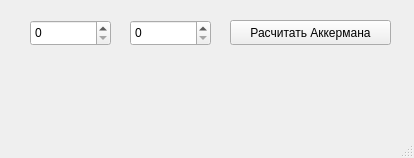
<?xml version="1.0" encoding="UTF-8"?>
<ui version="4.0">
 <class>MainWindow</class>
 <widget class="QMainWindow" name="MainWindow">
  <property name="geometry">
   <rect>
    <x>0</x>
    <y>0</y>
    <width>414</width>
    <height>158</height>
   </rect>
  </property>
  <property name="windowTitle">
   <string>MainWindow</string>
  </property>
  <widget class="QWidget" name="centralwidget">
   <widget class="QSpinBox" name="spinBox">
    <property name="geometry">
     <rect>
      <x>30</x>
      <y>20</y>
      <width>81</width>
      <height>26</height>
     </rect>
    </property>
   </widget>
   <widget class="QSpinBox" name="spinBox_2">
    <property name="geometry">
     <rect>
      <x>130</x>
      <y>20</y>
      <width>81</width>
      <height>26</height>
     </rect>
    </property>
   </widget>
   <widget class="QPushButton" name="pushButton">
    <property name="geometry">
     <rect>
      <x>230</x>
      <y>20</y>
      <width>161</width>
      <height>25</height>
     </rect>
    </property>
    <property name="text">
     <string>Расчитать Аккермана</string>
    </property>
   </widget>
   <widget class="QLabel" name="label">
    <property name="geometry">
     <rect>
      <x>0</x>
      <y>66</y>
      <width>411</width>
      <height>31</height>
     </rect>
    </property>
    <property name="font">
     <font>
      <pointsize>13</pointsize>
     </font>
    </property>
    <property name="text">
     <string/>
    </property>
    <property name="alignment">
     <set>Qt::AlignCenter</set>
    </property>
   </widget>
  </widget>
  <widget class="QMenuBar" name="menubar">
   <property name="geometry">
    <rect>
     <x>0</x>
     <y>0</y>
     <width>414</width>
     <height>22</height>
    </rect>
   </property>
  </widget>
  <widget class="QStatusBar" name="statusbar"/>
 </widget>
 <resources/>
 <connections/>
</ui>
